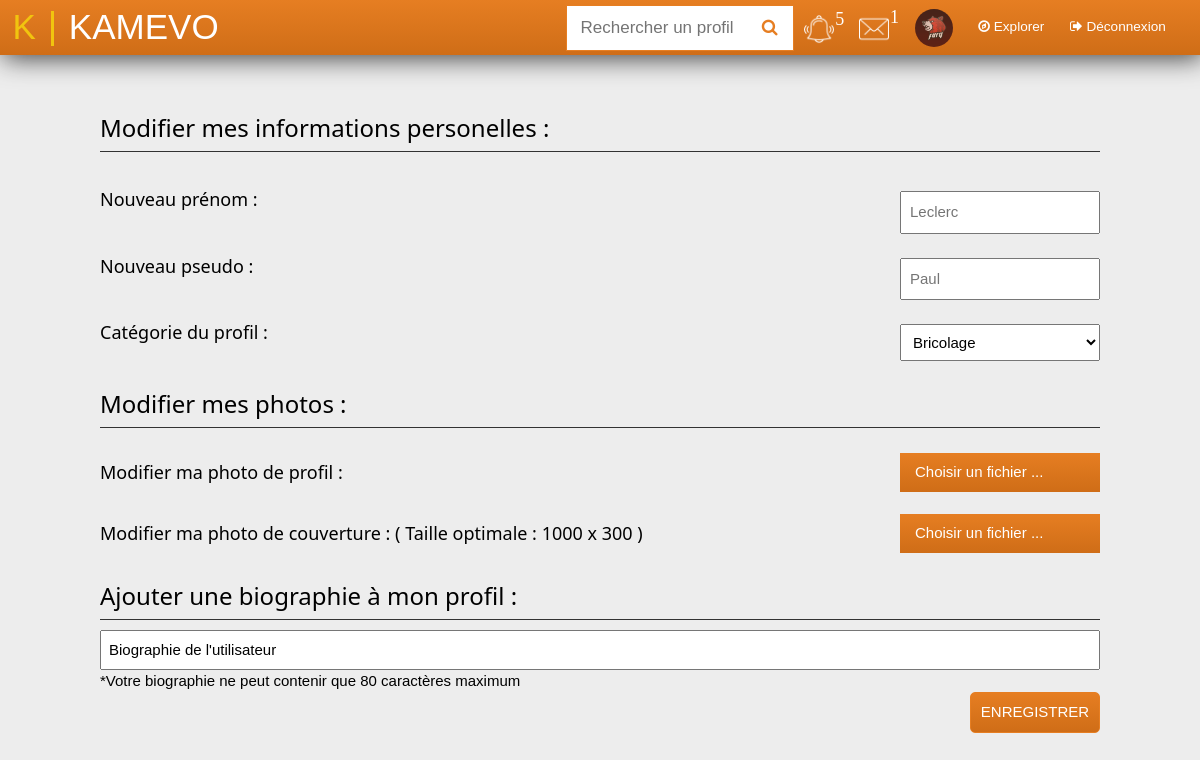
The app's page /settings.php (signed in) with its own data.
### tables this page shows
CREATE TABLE `users` (
  `ID` int(11) NOT NULL,
  `pseudo` varchar(255) NOT NULL,
  `Nom` varchar(255) NOT NULL,
  `password` varchar(255) NOT NULL,
  `email` varchar(255) NOT NULL,
  `lastvisit` datetime NOT NULL DEFAULT CURRENT_TIMESTAMP,
  `grade` int(11) NOT NULL,
  `abonnes` int(11) NOT NULL DEFAULT '0',
  `abonnements` int(11) NOT NULL DEFAULT '0',
  `points` int(11) NOT NULL DEFAULT '0',
  `avatar` varchar(255) NOT NULL DEFAULT 'defaultAvatar.png',
  `banner` varchar(255) NOT NULL DEFAULT 'defaultBanner.png',
  `bio` varchar(255) NOT NULL DEFAULT 'Biographie de l''utilisateur'
);

### php/co_pdo.php (called while the page is built, shortened)
<?php
$user = 'root';
?>

### php/users.class.php (called while the page is built, shortened)
<?php
class users{
	public function __construct($ID){
		$this->initialize($ID);
	}
	private function initialize($ID){
		include('co_pdo.php');
		$req = $bdd->prepare('SELECT * FROM users WHERE ID = ?');
		$req->execute(array($ID));
		$rep = $req->fetch();
		$this->idUser = $rep['ID'];
		$this->pseudo = $rep['pseudo'];
		$this->name = $rep['Nom'];
		$this->bio = $rep['bio'];
	}
}
?>

### php/settings.class.php (called while the page is built, shortened)
<?php
	class settingsControl{
		private $dataForm = array();
		function __construct($author,$dataForm,$fileForm = array()){
		if(sizeof($this->dataForm) == 0){
			$this->dataForm = $dataForm;
			$this->authorObject = $author;
			$this->bio_user = $this->authorObject->bio;
		}else{
			$this->errorReturn = '<h5 class="error-text">NoData</h5>';
		}
	}
	public function checkData(){
		include 'php/co_pdo.php';
	}
}
?>

### settingsContent.php (the view, shortened to what this page needs)
<?php
$sendSettings  = new settingsControl($user,$_POST,$_FILES);
$sendSettings->checkData();
?>
<div class="settings">
<div class="header">
		<h3 class="header-tilte">Modifier mes informations personelles :</h3>
		<div class="header-separation"></div>
	</div>
	 <div class="informations">
 	  <form action="#errorSetting" class="infos" method="post" enctype="multipart/form-data">
 	  <div class="line-set">
      <h5 class="info-label">Nouveau prénom : </h5>
     <input type="text" name="prenom" placeholder="<?=$user->name; ?>" id="info-input" class="inline input-info" >
    </div>
    <div class="line-set">
      <h5 class="info-label">Nouveau pseudo : </h5>
     <input type="text" placeholder="<?=$user->pseudo; ?>" id="info-input" class="inline input-info" name="pseudo">
    </div>
    <div class="line-set">
      <h5 class="info-label">Catégorie du profil : </h5>
     <select class="input-info" name="catego">
       <option value="Bricolage" name="brico" selected="selected">Bricolage</option>
     </select>
    </div>
 	 </div><h3 class="header-tilte">Modifier mes photos :</h3>
    <div class="header-separation"></div>
	<div class="basics">
 	  <h5 class="file-label">Modifier ma photo de profil : </h5>
      <label for="my-file1" class="input-file-trigger" tabindex="0">Choisir un fichier ...</label>
       <br/><h5 class="file-label">Modifier ma photo de couverture : ( Taille optimale : 1000 x 300 )</h5>
      <label for="my-file2" class="input-file-trigger" tabindex="0">Choisir un fichier ...</label>
 	 </div>
    <div class="text">
    <h3 class="header-tilte">Ajouter une biographie à mon profil :</h3>
		<div class="header-separation"></div>
  	  <textarea name="bio" class="text-area"><?=$sendSettings->bio_user; ?></textarea>
  	  *Votre biographie ne peut contenir que 80 caractères maximum
    </div>
    <?php
  print_r( $sendSettings->errorReturn);
    ?>
  	<input type="submit" class="submit" name="submit" value="Enregistrer">
</div>

### css/menu_co.css (style rules this page uses)
*, *:after, *:before { -moz-box-sizing: border-box; -webkit-box-sizing: border-box; box-sizing: border-box; }

### frameworks/w3.css (style rules this page uses)
html { box-sizing:border-box }
*,*:before,*:after { box-sizing:inherit }
html { -ms-text-size-adjust:100%;-webkit-text-size-adjust:100% }
body { margin:0 }
button,input,select,textarea { font:inherit;margin:0 }
button,input { overflow:visible }
button,select { text-transform:none }
button,html [type=button],[type=reset],[type=submit] { -webkit-appearance:button }
textarea { overflow:auto }
html,body { font-family:Verdana,sans-serif;font-size:15px;line-height:1.5 }
html { overflow-x:hidden }
h1,h2,h3,h4,h5,h6,.w3-slim,.w3-wide { font-family:"Segoe UI",Arial,sans-serif }
h3 { font-size:24px }
h5 { font-size:18px }
h1,h2,h3,h4,h5,h6 { font-weight:400;margin:10px 0 }

### settings/css/style.max.css (style rules this page uses)
body { margin: 0; padding: 0; background-color: #ededed; }

### settings/css/settings.css (style rules this page uses)
.settings { padding-top: 100px; }
.header-separation { margin: 0; margin-bottom:25px; width:100%; border-bottom:1px solid #333333; padding:0; margin-top: -5px; }
.file-label { display: inline-block; position: absolute; margin-top: 6px; }
.input-file-trigger { width: 200px; padding: 8px; padding-left: 15px; margin-left: 800px; display: block; background-color: #e67e22; background: -webkit-linear-gradient(#e67e22,#cf6d17); background: -o-linear-gradient(#e67e22,#cf6d17); background: -moz-linear-gradient(#e67e22,#cf6d17); color: #fff; font-size: 1em; transition: all .4s; cursor: pointer; }
.basics { display: inline-block; }
.text { width: 100%; margin-top: 25px; }
.text-area { width: 100%; resize: none; height: 40px; padding: 8px; margin-top: -15px; }
.submit { float: right; color: white; text-transform: uppercase; background-color: #e67e22; background: -webkit-linear-gradient(#e67e22,#cf6d17); background: -o-linear-gradient(#e67e22,#cf6d17); background: -moz-linear-gradient(#e67e22,#cf6d17); padding: 8px; text-decoration: none; border: solid 1px #e67e22; border-radius: 5px; width: 130px; text-align: center; }
.line-set { display: inline-block; }
.input-info { float: right; padding: 8px; right: 0; margin-bottom: 10px; width: 200px; margin-left: 800px; margin-top: 14px; display: inline-block; }
.info-label { margin: 0; padding-top: 9px; float: left; position: absolute; display: inline-block; }

### records on screen
users: prenom "Leclerc", pseudo "Paul", bio "Biographie de l'utilisateur"
